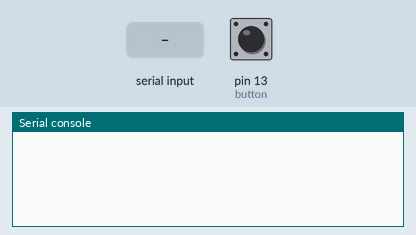
This program was run on a simulated MicroPython board. Shown: the last lines printed to the serial console. Inputs (shaded band) come from the test bench; at power-on: pin 13 (button) LOW.

Above: at 1.2 s.
1.3 s: pin 13 (button) pulled HIGH for 1.2 s
At 2.5 s:
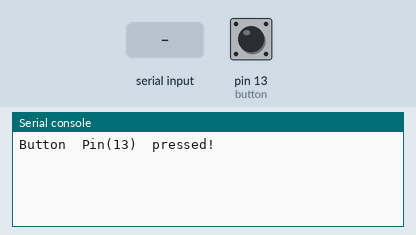
4.0 s: "1\n" received over the second serial link
At 4.6 s:
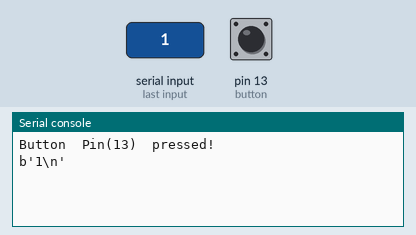
5.5 s: "0\n" received over the second serial link
At 7.3 s:
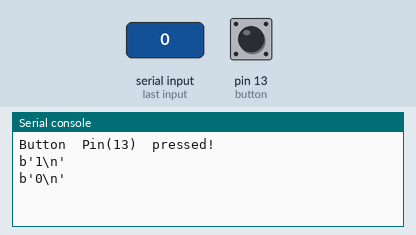

The program:

interrupts.py
```python
import machine
import time
# Define a function to be called when the interrupt occurs
def button_pressed(b):
    print("Button ",b," pressed!")

# Initialize the button pin as an input with pull-down resistor
button = machine.Pin('PC13', machine.Pin.IN, machine.Pin.PULL_DOWN)
uart = machine.UART(2, baudrate=115200)

# Attach an interrupt to the button pin
button.irq(trigger=machine.Pin.IRQ_RISING, handler=button_pressed)

# Main loop
while True:
    uart.write('hello\n')  # Send the message "hello"
    time.sleep(1)  # Wait for 1 second
    if uart.any():  # Check if there is any incoming data
        msg = uart.read()  # Read the received data
        print(msg)
```

Measured:
- after the input at 1.3 s, the serial console: prints a new line at once (image 1)
- after the input at 4.0 s, the serial console: prints a new line at once (image 2)
- after the input at 5.5 s, the serial console: prints a new line after 0.50 s (image 3)
